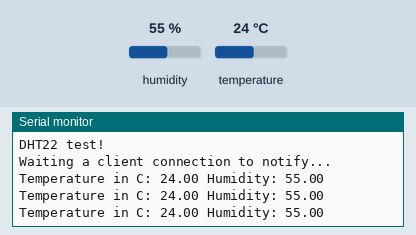
The program below on a simulated ESP32. Parts: the last lines printed to the serial monitor. The test bench sets the inputs (shaded band); at power-on: humidity 55 %, temperature 24 °C. Nothing arrives over Bluetooth unless stated; a phone connects over Bluetooth LE 3 s after start.

Above: at 7.8 s.
7.9 s: humidity set to 22 %
At 12.1 s:
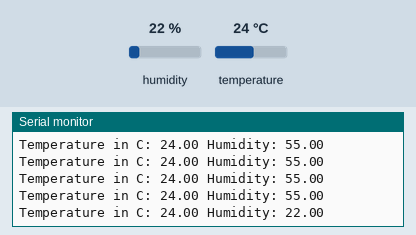
13.6 s: temperature set to 12 °C
At 16.4 s:
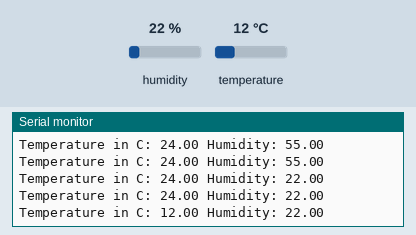
19.3 s: humidity set to 40 %
At 22.1 s:
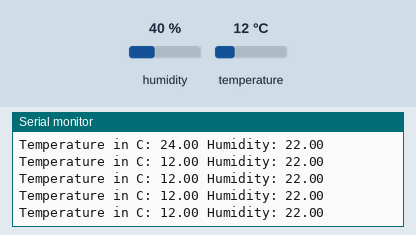
Timing chart, 0 to 23.6 s (numbered marks = the images above; inputs shaded):
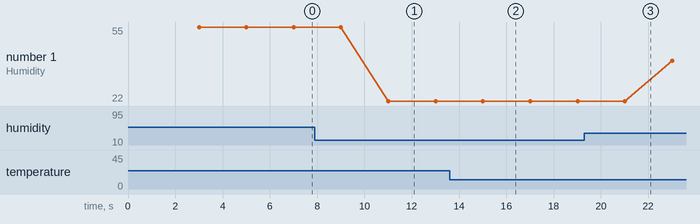

Measured:
- after the input at 7.9 s, the serial monitor: prints a new line after 3.1 s (image 1)
- after the input at 13.6 s, the serial monitor: prints a new line after 1.4 s (image 2)
- plotted number 1: 55 → 22 after the input at 7.9 s, 22 → 40 after the input at 19.3 s

The program:

main.cpp
```cpp
#include <Arduino.h>
#include <DHT.h>
#include <DHT_U.h>
#include <BLEDevice.h>
#include <BLEServer.h>
#include <BLEService.h>
#include <BLEUtils.h>
#include <BLE2902.h>

/* DHT 22 */
#define DHTPIN 4
#define DHTTYPE DHT22
DHT dht(DHTPIN, DHTTYPE);

/* BLE Server */
#define bleServerName "AKM DHT22 Sensor"

BLECharacteristic temperatureCharacteristic(BLEUUID((uint16_t)0x2A6E), BLECharacteristic::PROPERTY_NOTIFY);
BLEDescriptor temperatureDescriptor(BLEUUID((uint16_t) 0x2901));
BLEDescriptor temperatureValueDescriptor(BLEUUID((uint16_t) 0x2902));

BLECharacteristic humidityCharacteristic(BLEUUID((uint16_t)0x2A6F), BLECharacteristic::PROPERTY_NOTIFY);
BLEDescriptor humidityDescriptor(BLEUUID((uint16_t)0x2901));
BLEDescriptor humidityValueDescriptor(BLEUUID((uint16_t)0x2902));

bool deviceConnected = false;

class MyServerCallbacks: public BLEServerCallbacks {
    void onConnect(BLEServer *bleServer){
        deviceConnected = true;
    }
    void onDisconnect(BLEServer *bleServer){
        deviceConnected = false;
    }
};

/* Timer */
unsigned int currMillis = 0;
unsigned int previousMillis = 0;
const int UPDATE_INTERVAL = 2000;

void setup() {
    Serial.begin(115200);

    Serial.println(F("DHT22 test!"));
    dht.begin();

    BLEDevice::init(bleServerName);

    BLEServer *bleServer = BLEDevice::createServer();
    bleServer->setCallbacks(new MyServerCallbacks());

    BLEService *environmentService = bleServer->createService(BLEUUID((uint16_t)0x181A));

    temperatureDescriptor.setValue("Range from -40 to +250 degree Celsius");
    temperatureCharacteristic.addDescriptor(&temperatureDescriptor);
    temperatureCharacteristic.addDescriptor(&temperatureValueDescriptor);
    environmentService->addCharacteristic(&temperatureCharacteristic);

    humidityDescriptor.setValue("Range from 0% to 100%");
    humidityCharacteristic.addDescriptor(&humidityDescriptor);
    humidityCharacteristic.addDescriptor(&humidityValueDescriptor);
    environmentService->addCharacteristic(&humidityCharacteristic);

    environmentService->start();
    BLEAdvertising *pAdvertising = BLEDevice::getAdvertising();
    pAdvertising->addServiceUUID(BLEUUID((uint16_t)0x181A));
    bleServer->getAdvertising()->start();
    BLEDevice::startAdvertising();
    Serial.println("Waiting a client connection to notify...");
}

void loop() {
    if(deviceConnected) {
        currMillis = millis();
        if(currMillis - previousMillis > UPDATE_INTERVAL){
            // Read Humidity
            float humidity = dht.readHumidity();

            // Read Temperature
            float temperature = dht.readTemperature();

            // Check if any reads failed
            if(isnan(humidity) || isnan(temperature)){
                Serial.println(F("Failed to read from DHT sensor!"));
                return;
            }

            Serial.print("Temperature in C: ");
            Serial.print(temperature);
            Serial.print(" Humidity: ");
            Serial.println(humidity);

//            static char temperatureTemp[6];
//            dtostrf(temperature, 6, 2, temperatureTemp);
            uint8_t temperatureData[2];
            uint16_t temperatureValue;
            temperatureValue = (uint16_t)(temperature * 100);
            temperatureData[0] = temperatureValue;
            temperatureData[1] = temperatureValue>>8;
            temperatureCharacteristic.setValue(temperatureData,2);
            temperatureCharacteristic.notify();

            uint8_t humidityData[2];
            uint16_t humidityValue;
            humidityValue = (uint16_t) (humidity * 100);
            humidityData[0] = humidityValue;
            humidityData[1] = humidityValue>>8;
            humidityCharacteristic.setValue(humidityData,2);
            humidityCharacteristic.notify();

            previousMillis = currMillis;
        }
    }
}
```
